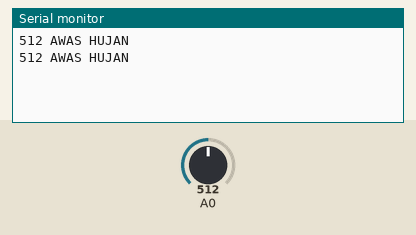
A sketch run on a simulated Arduino Uno, built with avr-gcc and run on an emulated ATmega328P. Parts: the last lines printed to the serial monitor. The inputs (shaded band) are chosen by the test bench; at power-on: A0 = 512.

Above: at 1.8 s.
1.9 s: A0 set to 665
At 2.8 s:
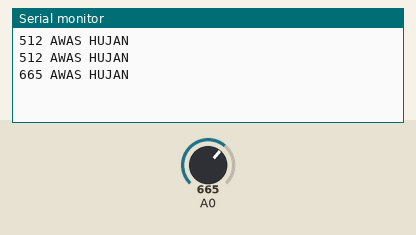
3.4 s: A0 set to 689
At 4.6 s:
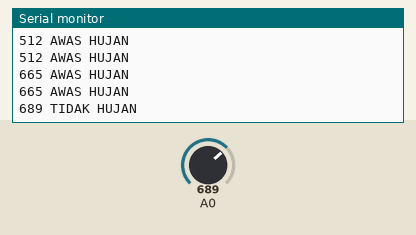

The sketch:

raindrop.ino
```cpp
const int nilaiMin = 0;        // Nilai minimum pembacaan analog
const int nilaiMaks = 1024;    // Nilai maksimum pembacaan analog

void setup()
{
  Serial.begin(9600);          // Memulai komunikasi serial dengan kecepatan 9600 bps
}

void loop()
{
  int hasil = analogRead(A0);  // Membaca nilai analog dari pin A0
  int range = map(hasil, nilaiMin, nilaiMaks, 0, 3);  // Mengonversi nilai analog ke dalam rentang 0-3

  switch (range)
  {
    case 0:
      Serial.print(hasil);           // Mencetak nilai analog
      Serial.println(" HUJAN");      // Mencetak pesan "HUJAN" jika range adalah 0
      break;

    case 1:
      Serial.print(hasil);           // Mencetak nilai analog
      Serial.println(" AWAS HUJAN"); // Mencetak pesan "AWAS HUJAN" jika range adalah 1
      break;

    case 2:
      Serial.print(hasil);           // Mencetak nilai analog
      Serial.println(" TIDAK HUJAN"); // Mencetak pesan "TIDAK HUJAN" jika range adalah 2
      break;
  }
  delay(1000);  // Menunggu selama 1 detik sebelum membaca ulang
}
```

Measured:
- the behaviour switches between 682 and 683 on A0 (found by bisection; images 1 and 2)
- after the input at 1.9 s, the serial monitor: prints a new line after 0.10 s (image 1)
- after the input at 3.4 s, the serial monitor: prints a new line after 0.60 s (image 2)
